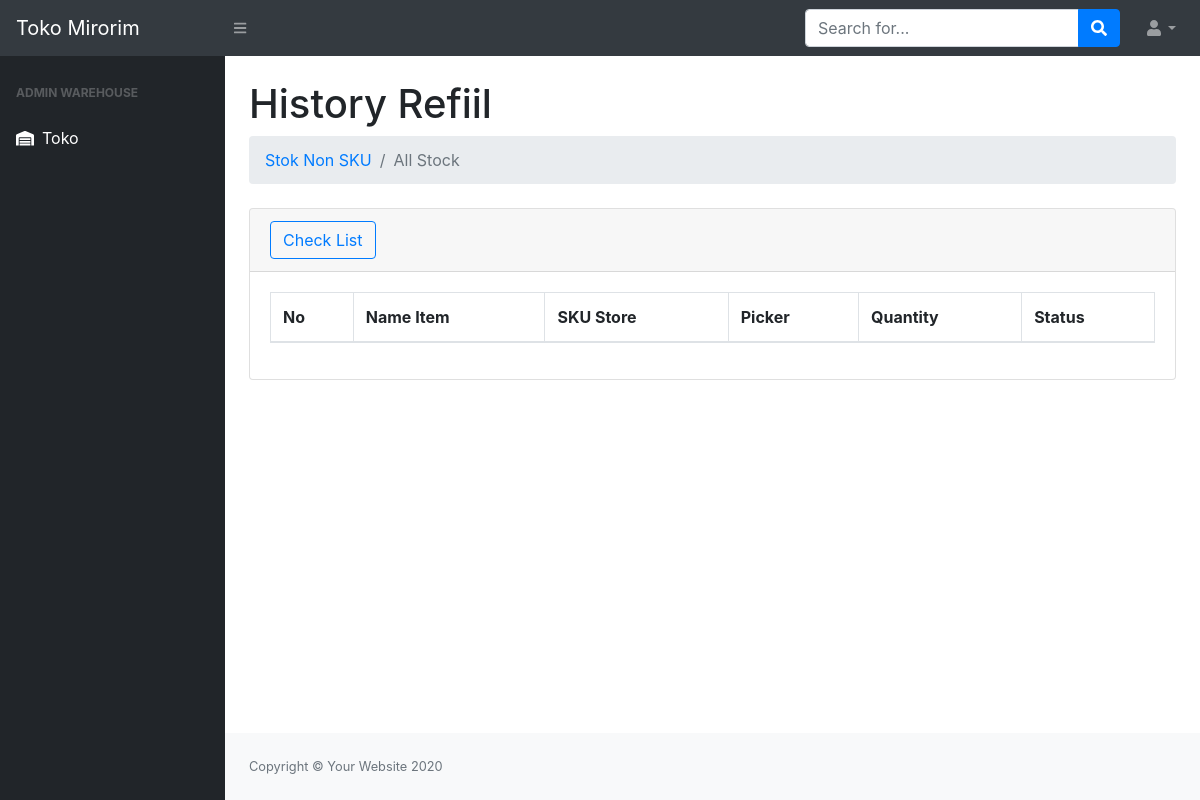
The app's page /toko/index.php, older data.
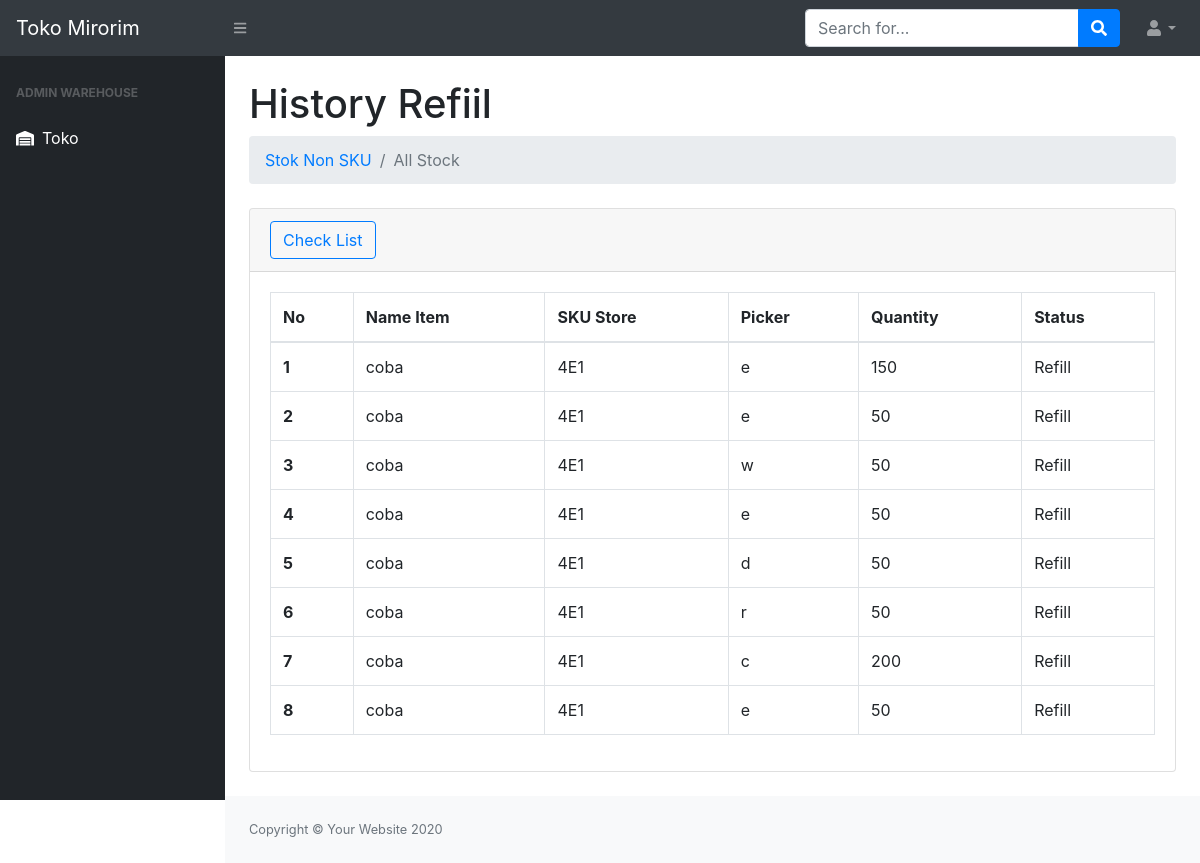
The same page, newer data.
### tables this page shows
CREATE TABLE `exititem` (
  `idbarang` int(11) NOT NULL,
  `image` varchar(2000) NOT NULL,
  `nama` varchar(200) NOT NULL,
  `sku` varchar(20) NOT NULL,
  `picker` varchar(20) NOT NULL,
  `quantityrep` int(11) NOT NULL,
  `status` varchar(200) NOT NULL,
  `timerefill` timestamp NOT NULL DEFAULT current_timestamp(),
  `tempstat` int(11) NOT NULL DEFAULT 0
);

### toko/index.php (the view, shortened to what the changed rows need)
<?php
require '../assets/php/function.php';
?>
<!DOCTYPE html>
<html lang="en">
    <head>
        <link href="https://cdn.jsdelivr.net/npm/bootstrap@5.3.0-alpha1/dist/css/bootstrap.min.css" rel="stylesheet">
        <link href="../css/styles.css" rel="stylesheet" />
        <link href="https://cdn.datatables.net/1.10.20/css/dataTables.bootstrap4.min.css" rel="stylesheet" />
    </head>
    <body class="sb-nav-fixed">
        <div id="layoutSidenav">
            <div id="layoutSidenav_content">
                <main>
                    <div class="container-fluid">
                        <h1 class="mt-4">History Refiil</h1>
                        <div class="card mb-4">
                            <div class="card-body">
                                <div class="table-responsive">
                                    <table class="table table-hover table-bordered" id="dataTable" width="100%" cellspacing="0">
                                        <thead>
                                            <tr>
                                                <th>No</th>
                                                <th>Name Item</th>
                                                <th>SKU Store</th>
                                                <th>Picker</th>
                                                <th>Quantity</th>
                                                <th>Status</th>
                                            </tr>
                                        </thead>
                                        <tbody>
                                            <?php
                                             $ambildata = mysqli_query($konek,"SELECT * FROM exititem WHERE status='Refill' AND tempstat='1'");
                                             $i = 1;
                                             while($data=mysqli_fetch_array($ambildata)){
                                                $idb = $data['idbarang'];
                                                $nama = $data['nama'];
                                                $skutoko = $data['sku'];
                                                $picker = $data['picker'];
                                                $quantity = $data['quantityrep'];
                                                $status = $data['status'];
                                            ?>
                                            <tr data-bs-toggle="modal" data-bs-target="#largeModal<?=$idb;?>">
                                                <th><?=$i++;?></th>
                                                <td><?=$nama;?></td>
                                                <td class="text-uppercase"><?=$skutoko;?></td>
                                                <td><?=$picker;?></td>
                                                <td><?=$quantity;?></td>
                                                <td><?=$status;?></td>
                                            </tr>
                                            <div class="modal fade" id="largeModal<?=$idb;?>" tabindex="-1">
                                            <div class="modal-dialog modal-lg">
                                            <div class="modal-content">
                                            <?php
                                            }
                                            ?>
                                        </tbody>
                                    </table>
                                </div>
                            </div>
                        </div>
                    </div>
                </main>
            </div>
        </div>
    </body>
</html>

Row changes from the older to the newer data that the page shows:
added exititem: nama "coba", sku "4E1", picker "e", quantityrep "150", status "Refill"
added exititem: nama "coba", sku "4E1", picker "e", quantityrep "50", status "Refill"
added exititem: nama "coba", sku "4E1", picker "w", quantityrep "50", status "Refill"
added exititem: nama "coba", sku "4E1", picker "e", quantityrep "50", status "Refill"
added exititem: nama "coba", sku "4E1", picker "d", quantityrep "50", status "Refill"
added exititem: nama "coba", sku "4E1", picker "r", quantityrep "50", status "Refill"
added exititem: nama "coba", sku "4E1", picker "c", quantityrep "200", status "Refill"
added exititem: nama "coba", sku "4E1", picker "e", quantityrep "50", status "Refill"
